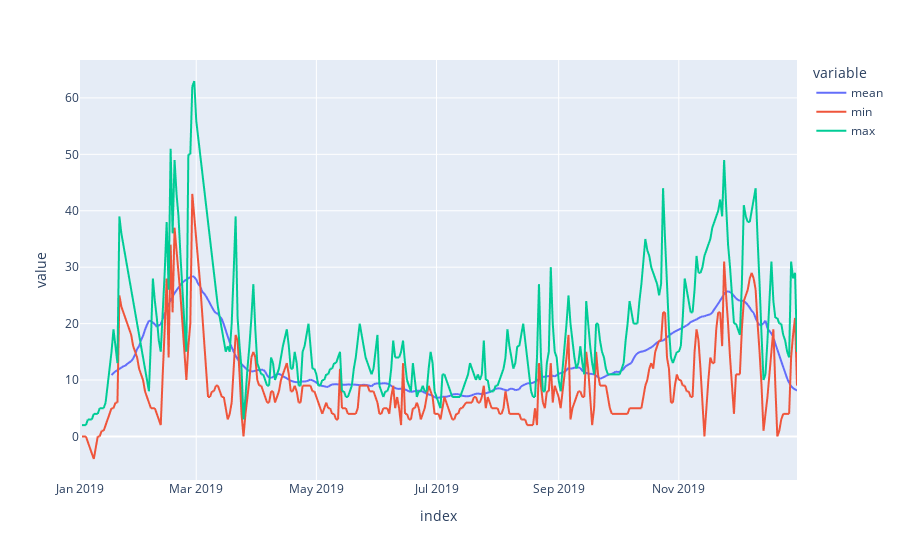

Notebook cell for this chart:
### Markdown cell above
## Plot the data

### Code cell
import plotly.express as px

fig = px.line(df)
fig.show()

### Figure 1 — Plotly figure (JSON) as saved in the notebook; plotly's stock layout.template omitted (floating-point values rounded to 4 significant figures; data arrays with more than 128 entries replaced by an {"elided": "..."} marker saying what was removed)
{"data": [{"hovertemplate": "variable=mean<br>index=%{x}<br>value=%{y}<extra></extra>", "legendgroup": "mean", "line": {"color": "#636efa", "dash": "solid"}, "marker": {"symbol": "circle"}, "mode": "lines", "name": "mean", "showlegend": true, "type": "scattergl", "x": {"elided": "363 str values"}, "xaxis": "x", "y": {"elided": "363 float values"}, "yaxis": "y"}, {"hovertemplate": "variable=min<br>index=%{x}<br>value=%{y}<extra></extra>", "legendgroup": "min", "line": {"color": "#EF553B", "dash": "solid"}, "marker": {"symbol": "circle"}, "mode": "lines", "name": "min", "showlegend": true, "type": "scattergl", "x": {"elided": "363 str values"}, "xaxis": "x", "y": {"elided": "363 int values"}, "yaxis": "y"}, {"hovertemplate": "variable=max<br>index=%{x}<br>value=%{y}<extra></extra>", "legendgroup": "max", "line": {"color": "#00cc96", "dash": "solid"}, "marker": {"symbol": "circle"}, "mode": "lines", "name": "max", "showlegend": true, "type": "scattergl", "x": {"elided": "363 str values"}, "xaxis": "x", "y": {"elided": "363 int values"}, "yaxis": "y"}], "layout": {"autosize": true, "legend": {"title": {"text": "variable"}, "tracegroupgap": 0}, "margin": {"t": 60}, "xaxis": {"anchor": "y", "autorange": true, "domain": [0, 1], "range": ["2019-01-01", "2019-12-31"], "title": {"text": "index"}, "type": "date"}, "yaxis": {"anchor": "x", "autorange": true, "domain": [0, 1], "range": [-7.722, 66.72], "title": {"text": "value"}, "type": "linear"}}}
